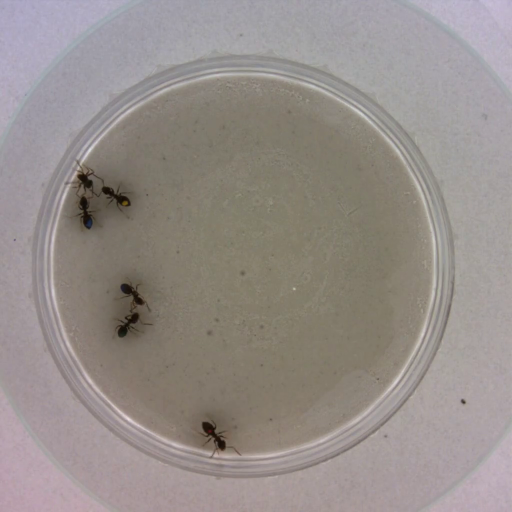
#> input picture frame 40 of ants1.mp4, 1024 x 1024 px, given in place of someone.mp4, which was not available (shown at 1/2 size)
$ python reallyffmpegbutactuallyCV2.py
#> lines starting #> are read from the running program, lines starting #| are printed output that depends on the picture
import cv2

def compress_video(input_file, output_file, codec, some_compression_factor):
#> called with input_file = 'C:/Users/wbras/Downloads/someone.mp4', codec = 'h264', some_compression_factor = 30
    cap = cv2.VideoCapture(input_file)
    fps = cap.get(cv2.CAP_PROP_FPS)
    width, height = map(int, resolution.split('x'))
    fourcc = cv2.VideoWriter_fourcc(*'X264')  # H.264 codec (libx264)

    # Set output video parameters
    out = cv2.VideoWriter(output_file, fourcc, fps, (width, height))

    while True:
        ret, frame = cap.read()
#> frame is the input picture: shape (1024, 1024, 3); mean B, G, R 138.2, 142, 149.5
        if not ret:
            break

        # Resize the frame
        frame = cv2.resize(frame, (width, height))
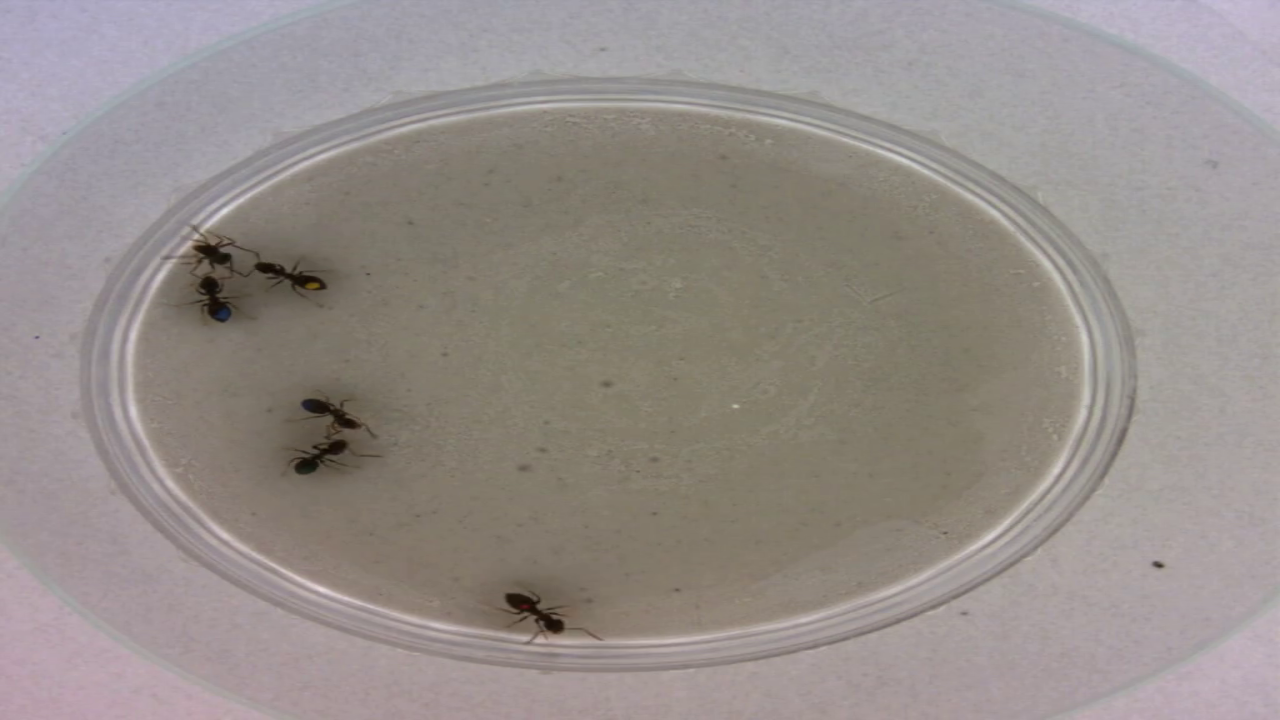
#> frame: shape (720, 1280, 3); mean B, G, R 138.1, 141.9, 149.4

        # Write the frame to the output video
        out.write(frame)

    # Release video objects
    cap.release()
    out.release()

if __name__ == '__main__':
  input_file = 'C:/Users/wbras/Downloads/someone.mp4'
  output_file = 'C:/Users/wbras/Downloads/outppppppppppput.mp4'
  resolution = '1280x720'
  some_compression_factor = 30
  codec = 'h264'

  compressed_video = compress_video(input_file, output_file, codec, some_compression_factor)

  print(f'Compressed video saved to: {compressed_video}')

$ run again, starting later in the video
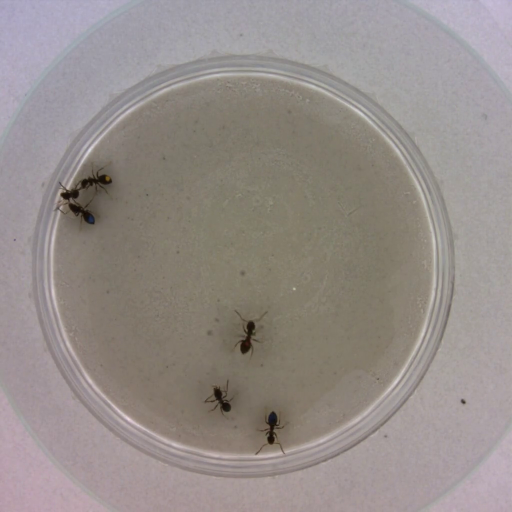
#> input picture frame 182 of ants1.mp4, 1024 x 1024 px, given in place of someone.mp4, which was not available (shown at 1/2 size)
#> in compress_video, frame is the input picture: shape (1024, 1024, 3); mean B, G, R 137.6, 141.1, 148.9
#> in compress_video, `frame = cv2.resize(frame, (width, height))`:
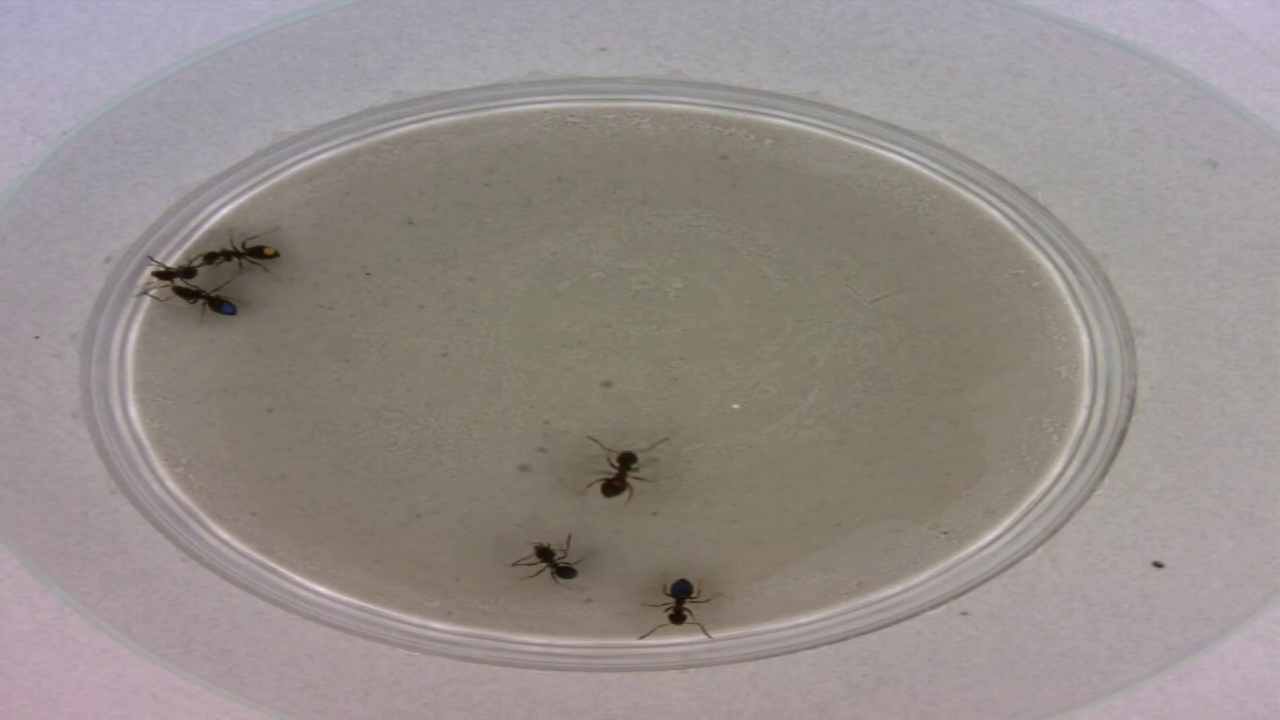
#> frame: shape (720, 1280, 3); mean B, G, R 137.5, 141, 148.8

$ run again, starting later in the video
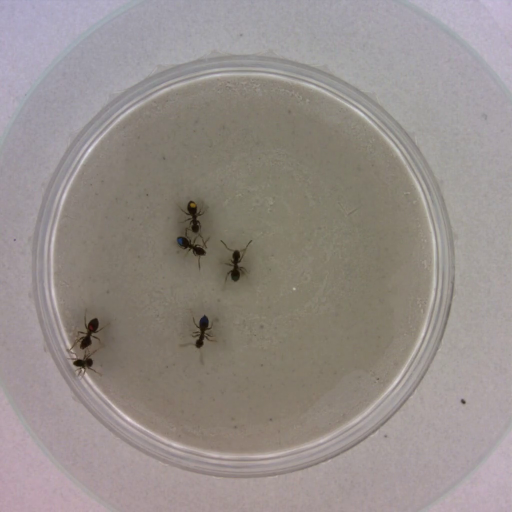
#> input picture frame 324 of ants1.mp4, 1024 x 1024 px, given in place of someone.mp4, which was not available (shown at 1/2 size)
#> in compress_video, frame is the input picture: shape (1024, 1024, 3); mean B, G, R 138.1, 141.7, 149.4
#> in compress_video, `frame = cv2.resize(frame, (width, height))`:
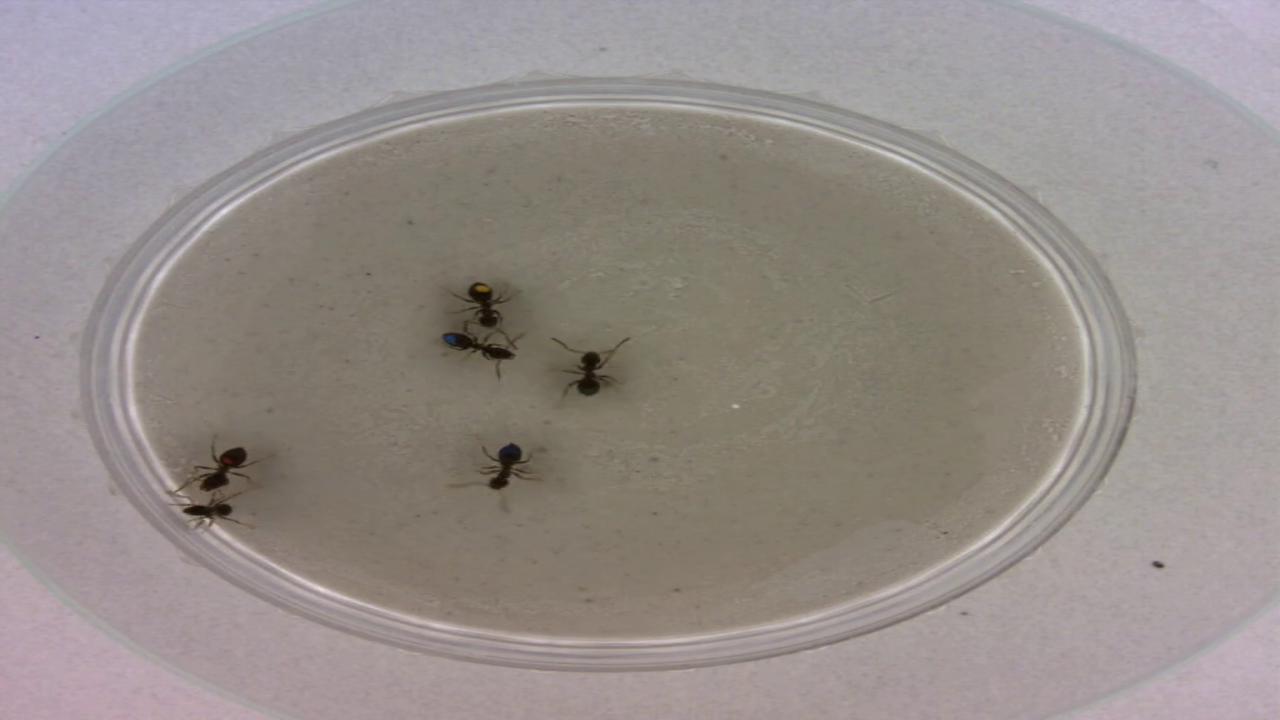
#> frame: shape (720, 1280, 3); mean B, G, R 138, 141.6, 149.3
